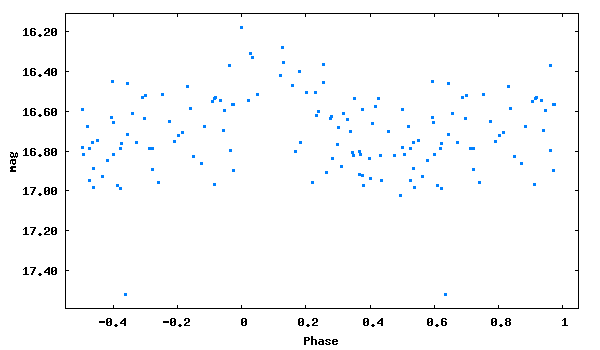

Here is the gnuplot script that generated this plot:
set term png size 600,350 medium
set colors classic
set output 'phase_lc_13.png'
set xlabel 'Phase'
set ylabel 'mag'
#set title 'JDmax = 2446084.21800 + 0.3371235 x E'
set format y '%5.2f'
plot [-0.55:1.05][17.59:16.11] "phase_lc_13.dat" linecolor 3 pointtype 5 pointsize 0.3 title ""
